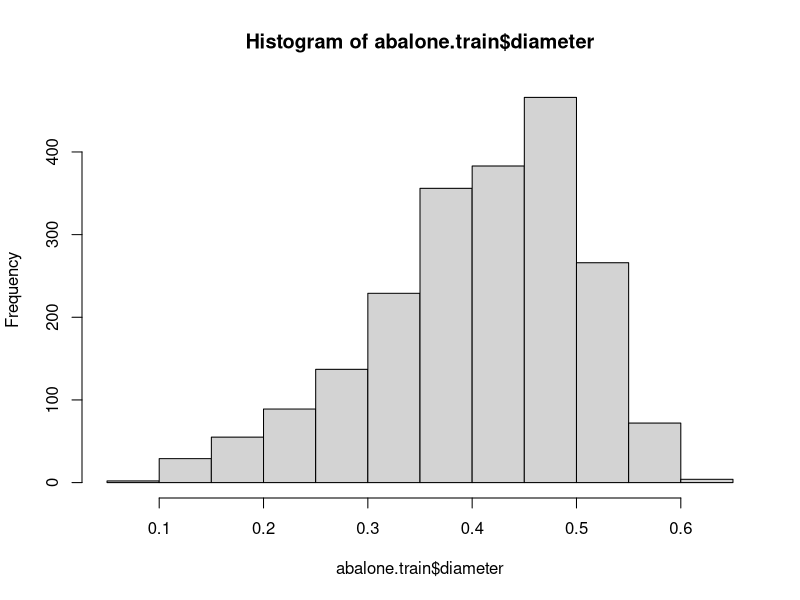

Source code (R): (Note: this script raises an error after producing the figure.)
## ---- chunk 1
knitr::opts_chunk$set(echo = TRUE)
## ---- chunk 2
abalone <- read.csv("abalone.csv")
## ---- chunk 3
train.idx <- sample(nrow(abalone), 0.5*nrow(abalone))
abalone.train <- abalone[train.idx, ]
abalone.test  <- abalone[-train.idx, ] ## note the negative indexing to REMOVE instances!
## ---- chunk 4
 summary(abalone.train)
## ---- chunk 5
hist(abalone.train$diameter)
## ---- chunk 6
cor(abalone.train)
